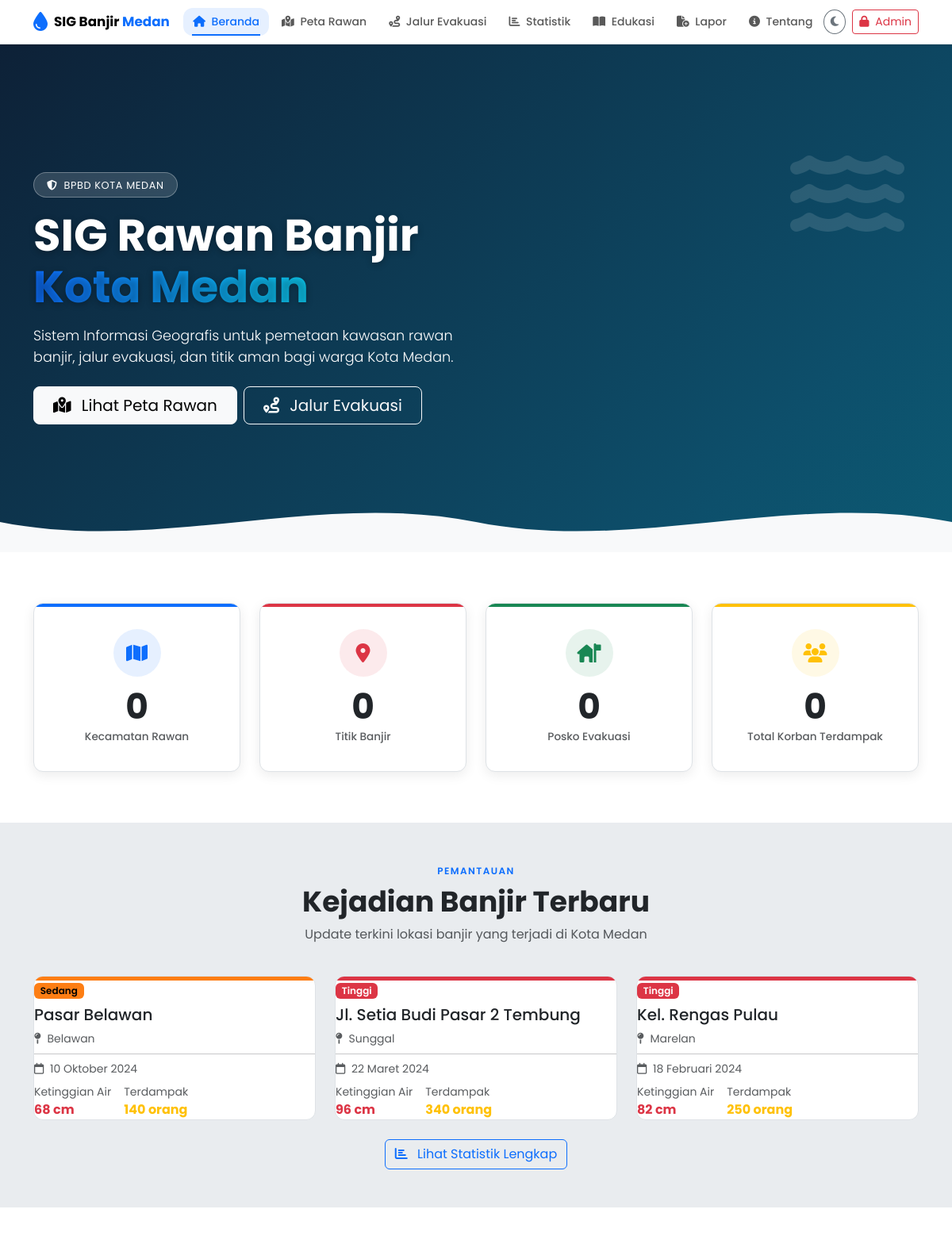
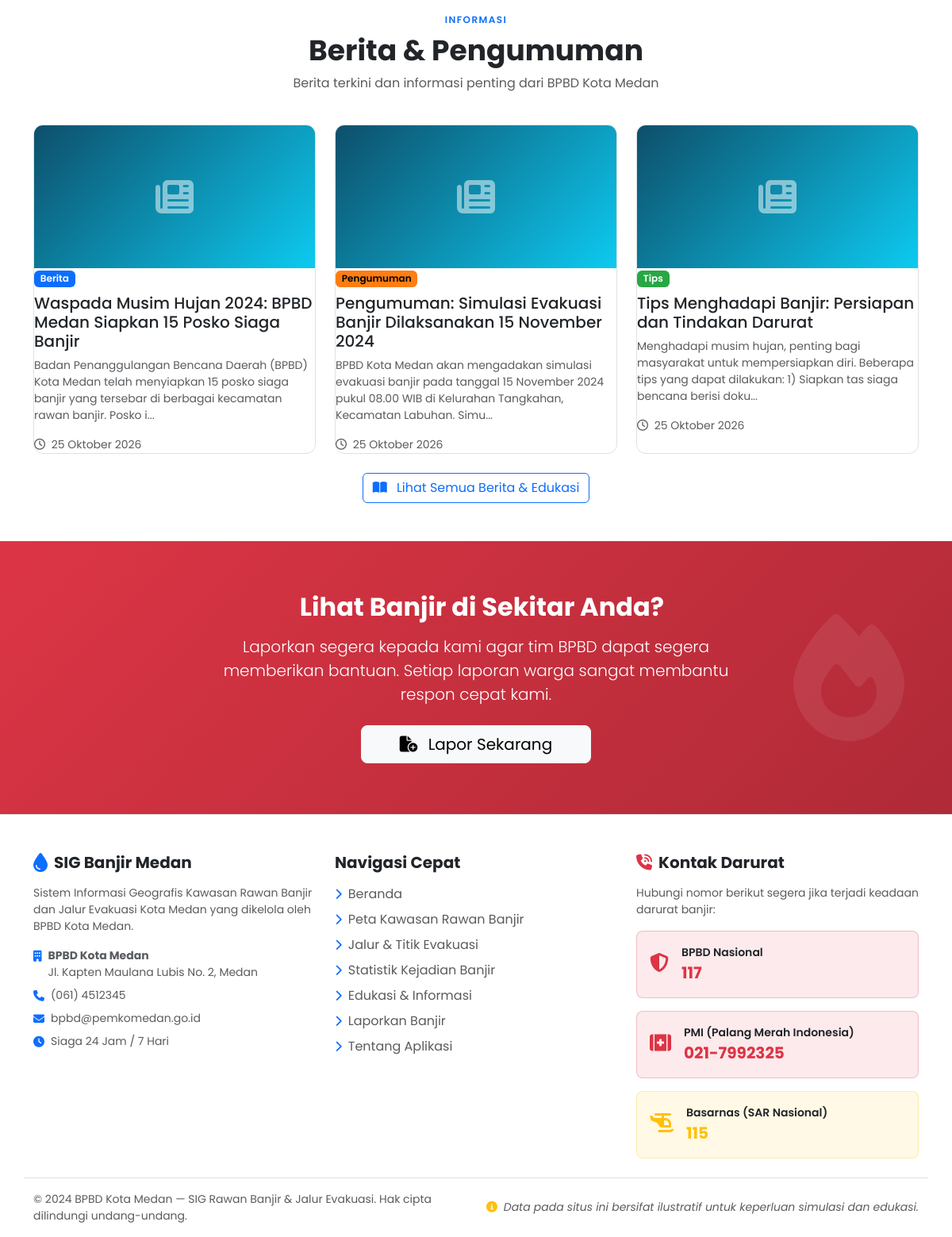
The page / on the database its author committed (2 pictures, top to bottom).
### tables this page shows
CREATE TABLE kejadian_banjir (
  id INT PRIMARY KEY AUTO_INCREMENT,
  lokasi_id INT,
  tanggal DATE NOT NULL,
  ketinggian_cm INT DEFAULT 0,
  durasi_jam DECIMAL(5,1) DEFAULT 0,
  korban_terdampak INT DEFAULT 0,
  keterangan TEXT,
  created_at TIMESTAMP DEFAULT CURRENT_TIMESTAMP,
  FOREIGN KEY (lokasi_id) REFERENCES lokasi_rawan(id) ON DELETE SET NULL,
  INDEX idx_lokasi (lokasi_id),
  INDEX idx_tanggal (tanggal)
);

CREATE TABLE lokasi_rawan (
  id INT PRIMARY KEY AUTO_INCREMENT,
  nama VARCHAR(200) NOT NULL,
  kecamatan_id INT,
  kelurahan_id INT,
  latitude DECIMAL(10,8) NOT NULL,
  longitude DECIMAL(11,8) NOT NULL,
  geojson TEXT,
  tingkat ENUM('rendah','sedang','tinggi') NOT NULL DEFAULT 'rendah',
  ketinggian_air_cm INT DEFAULT 0,
  penyebab VARCHAR(255),
  keterangan TEXT,
  status ENUM('aktif','nonaktif') DEFAULT 'aktif',
  created_at TIMESTAMP DEFAULT CURRENT_TIMESTAMP,
  FOREIGN KEY (kecamatan_id) REFERENCES kecamatan(id) ON DELETE SET NULL,
  FOREIGN KEY (kelurahan_id) REFERENCES kelurahan(id) ON DELETE SET NULL,
  INDEX idx_kecamatan (kecamatan_id),
  INDEX idx_tingkat (tingkat),
  INDEX idx_status (status)
);

CREATE TABLE kecamatan (
  id INT PRIMARY KEY AUTO_INCREMENT,
  nama VARCHAR(100) NOT NULL,
  kode VARCHAR(20)
);

CREATE TABLE berita (
  id INT PRIMARY KEY AUTO_INCREMENT,
  judul VARCHAR(255) NOT NULL,
  slug VARCHAR(255) UNIQUE NOT NULL,
  konten TEXT,
  gambar VARCHAR(255),
  kategori ENUM('berita','pengumuman','tips') DEFAULT 'berita',
  status ENUM('draft','published') DEFAULT 'published',
  created_at TIMESTAMP DEFAULT CURRENT_TIMESTAMP,
  INDEX idx_status (status),
  INDEX idx_kategori (kategori)
);

### includes/functions.php (called while the page is built, shortened)
<?php
function formatDate(string $date, string $format = 'd F Y'): string {
    $bulanIndo = [
        1 => 'Januari', 'Februari', 'Maret', 'April', 'Mei', 'Juni',
        'Juli', 'Agustus', 'September', 'Oktober', 'November', 'Desember'
    ];
    $hariIndo = [
        'Sunday'    => 'Minggu',
        'Monday'    => 'Senin',
        'Tuesday'   => 'Selasa',
        'Wednesday' => 'Rabu',
        'Thursday'  => 'Kamis',
        'Friday'    => 'Jumat',
        'Saturday'  => 'Sabtu'
    ];
    $timestamp = is_numeric($date) ? $date : strtotime($date);
    $tanggal = date('j', $timestamp);
    $bulan = $bulanIndo[(int)date('n', $timestamp)];
    $tahun = date('Y', $timestamp);
    $hari = $hariIndo[date('l', $timestamp)];
    if ($format === 'd F Y') {
        return $tanggal . ' ' . $bulan . ' ' . $tahun;
    } elseif ($format === 'l, d F Y') {
        return $hari . ', ' . $tanggal . ' ' . $bulan . ' ' . $tahun;
    } elseif ($format === 'd/m/Y') {
        return date('d/m/Y', $timestamp);
    } else {
        return date($format, $timestamp);
    }
}

### index.php (the view, shortened to what this page needs)
<?php
require_once __DIR__ . '/includes/functions.php';
$statKecamatan = 0;
$statTitikBanjir = 0;
$statPoskoEvakuasi = 0;
$statKorbanTerdampak = 0;
$kejadianTerbaru = [];
$beritaTerbaru = [];
try {
    $pdo = getDB();
    $stmt = $pdo->query("
        SELECT COUNT(DISTINCT kecamatan_id) AS total
        FROM lokasi_rawan
        WHERE status = 'aktif' AND kecamatan_id IS NOT NULL
    ");
    $row = $stmt->fetch();
    $statKecamatan = (int)($row['total'] ?? 0);
    $stmt = $pdo->query("
        SELECT COUNT(*) AS total
        FROM lokasi_rawan
        WHERE status = 'aktif'
    ");
    $row = $stmt->fetch();
    $statTitikBanjir = (int)($row['total'] ?? 0);
    $stmt = $pdo->query("
        SELECT COUNT(*) AS total
        FROM titik_evakuasi
        WHERE status = 'aktif'
    ");
    $row = $stmt->fetch();
    $statPoskoEvakuasi = (int)($row['total'] ?? 0);
    $stmt = $pdo->query("
        SELECT SUM(korban_terdampak) AS total
        FROM kejadian_banjir
    ");
    $row = $stmt->fetch();
    $statKorbanTerdampak = (int)($row['total'] ?? 0);
    $stmt = $pdo->query("
        SELECT
            kb.id,
            kb.tanggal,
            kb.ketinggian_cm,
            kb.durasi_jam,
            kb.korban_terdampak,
            kb.keterangan,
            lr.nama AS nama_lokasi,
            lr.tingkat,
            k.nama AS nama_kecamatan
        FROM kejadian_banjir kb
        LEFT JOIN lokasi_rawan lr ON lr.id = kb.lokasi_id
        LEFT JOIN kecamatan k ON k.id = lr.kecamatan_id
        ORDER BY kb.tanggal DESC, kb.created_at DESC
        LIMIT 3
    ");
    $kejadianTerbaru = $stmt->fetchAll();
    $stmt = $pdo->query("
        SELECT
            id,
            judul,
            slug,
            SUBSTRING(konten, 1, 150) AS konten_preview,
            gambar,
            kategori,
            created_at
        FROM berita
        WHERE status = 'published'
        ORDER BY created_at DESC
        LIMIT 3
    ");
    $beritaTerbaru = $stmt->fetchAll();
} catch (PDOException $e) {
    error_log('Database error di index.php: ' . $e->getMessage());
}
include __DIR__ . '/includes/header.php';
?>
<section class="hero-section">
    <div class="container position-relative" data-aos="fade-up">
        <div class="row align-items-center">
            <div class="col-lg-7 col-md-8 text-center text-md-start">
                <div class="hero-badge" data-aos="fade-up" data-aos-delay="100">
                    <i class="fa-solid fa-shield-halved me-1"></i>
                    BPBD Kota Medan
                </div>
                <h1 class="mb-3" data-aos="fade-up" data-aos-delay="200">
                    SIG Rawan Banjir<br>
                    <span class="text-gradient-blue">Kota Medan</span>
                </h1>
                <p class="lead mb-4" data-aos="fade-up" data-aos-delay="300">
                    Sistem Informasi Geografis untuk pemetaan kawasan rawan banjir,
                    jalur evakuasi, dan titik aman bagi warga Kota Medan.
                </p>
                <div class="d-flex gap-2 flex-wrap justify-content-center justify-content-md-start"
                     data-aos="fade-up" data-aos-delay="400">
                    <a href="peta.php" class="btn btn-light btn-lg px-4">
                        <i class="fa-solid fa-map-location-dot me-2"></i>
                        Lihat Peta Rawan
                    </a>
                    <a href="evakuasi.php" class="btn btn-outline-light btn-lg px-4">
                        <i class="fa-solid fa-route me-2"></i>
                        Jalur Evakuasi
                    </a>
                </div>
            </div>
        </div>
    </div>
    <div class="hero-floating-icon">
        <i class="fa-solid fa-water"></i>
    </div>
</section>
<section class="stats-section">
    <div class="container">
        <div class="row g-4">
            <div class="col-lg-3 col-md-6" data-aos="fade-up" data-aos-delay="0">
                <div class="stat-card stat-kecamatan">
                    <div class="stat-icon bg-primary bg-opacity-10 text-primary">
                        <i class="fa-solid fa-map"></i>
                    </div>
                    <span class="stat-number counter-animate" data-target="<?= htmlspecialchars((string)$statKecamatan, ENT_QUOTES, 'UTF-8') ?>">
                        0
                    </span>
                    <div class="stat-label">Kecamatan Rawan</div>
                </div>
            </div>
            <div class="col-lg-3 col-md-6" data-aos="fade-up" data-aos-delay="100">
                <div class="stat-card stat-titik">
                    <div class="stat-icon bg-danger bg-opacity-10 text-danger">
                        <i class="fa-solid fa-location-dot"></i>
                    </div>
                    <span class="stat-number counter-animate" data-target="<?= htmlspecialchars((string)$statTitikBanjir, ENT_QUOTES, 'UTF-8') ?>">
                        0
                    </span>
                    <div class="stat-label">Titik Banjir</div>
                </div>
            </div>
            <div class="col-lg-3 col-md-6" data-aos="fade-up" data-aos-delay="200">
                <div class="stat-card stat-posko">
                    <div class="stat-icon bg-success bg-opacity-10 text-success">
                        <i class="fa-solid fa-house-flag"></i>
                    </div>
                    <span class="stat-number counter-animate" data-target="<?= htmlspecialchars((string)$statPoskoEvakuasi, ENT_QUOTES, 'UTF-8') ?>">
                        0
                    </span>
                    <div class="stat-label">Posko Evakuasi</div>
                </div>
            </div>
            <div class="col-lg-3 col-md-6" data-aos="fade-up" data-aos-delay="300">
                <div class="stat-card stat-korban">
                    <div class="stat-icon bg-warning bg-opacity-10 text-warning">
                        <i class="fa-solid fa-users"></i>
                    </div>
                    <span class="stat-number counter-animate" data-target="<?= htmlspecialchars((string)$statKorbanTerdampak, ENT_QUOTES, 'UTF-8') ?>">
                        0
                    </span>
                    <div class="stat-label">Total Korban Terdampak</div>
                </div>
            </div>
        </div>
    </div>
</section>
<section class="py-5 bg-body-secondary">
    <div class="container">
        <div class="section-heading" data-aos="fade-up">
            <div class="section-label">Pemantauan</div>
            <h2>Kejadian Banjir Terbaru</h2>
            <p>Update terkini lokasi banjir yang terjadi di Kota Medan</p>
        </div>
        <div class="row g-4">
            <?php if (!empty($kejadianTerbaru)): ?>
                <?php foreach ($kejadianTerbaru as $index => $kejadian): ?>
                    <?php
                        $tingkat = htmlspecialchars($kejadian['tingkat'] ?? 'rendah', ENT_QUOTES, 'UTF-8');
                        $badgeClass = 'badge-tingkat-' . $tingkat;
                        $delay = $index * 100;
                    ?>
                    <div class="col-lg-4 col-md-6" data-aos="fade-up" data-aos-delay="<?= $delay ?>">
                        <div class="kejadian-card tingkat-<?= $tingkat ?>">
                            <div class="card-header-band"></div>
                            <div class="card-body">
                                <span class="badge <?= $badgeClass ?> mb-2">
                                    <?= ucfirst($tingkat) ?>
                                </span>
                                <h5 class="card-title mb-2">
                                    <?= htmlspecialchars($kejadian['nama_lokasi'] ?? 'Lokasi Tidak Diketahui', ENT_QUOTES, 'UTF-8') ?>
                                </h5>
                                <p class="text-muted small mb-2">
                                    <i class="fa-solid fa-map-pin me-1"></i>
                                    <?= htmlspecialchars($kejadian['nama_kecamatan'] ?? '-', ENT_QUOTES, 'UTF-8') ?>
                                </p>
                                <hr class="my-2">
                                <div class="d-flex justify-content-between align-items-center mb-2">
                                    <small class="text-muted">
                                        <i class="fa-regular fa-calendar me-1"></i>
                                        <?= htmlspecialchars(formatDate($kejadian['tanggal'], 'd F Y'), ENT_QUOTES, 'UTF-8') ?>
                                    </small>
                                </div>
                                <div class="d-flex gap-3">
                                    <div>
                                        <small class="text-muted d-block">Ketinggian Air</small>
                                        <strong class="text-danger">
                                            <?= htmlspecialchars((string)($kejadian['ketinggian_cm'] ?? 0), ENT_QUOTES, 'UTF-8') ?> cm
                                        </strong>
                                    </div>
                                    <div>
                                        <small class="text-muted d-block">Terdampak</small>
                                        <strong class="text-warning">
                                            <?= htmlspecialchars(number_format($kejadian['korban_terdampak'] ?? 0, 0, ',', '.'), ENT_QUOTES, 'UTF-8') ?> orang
                                        </strong>
                                    </div>
                                </div>
                            </div>
                        </div>
                    </div>
                <?php endforeach; ?>
            <?php endif; ?>
        </div>
        <div class="text-center mt-4" data-aos="fade-up">
            <a href="statistik.php" class="btn btn-outline-primary">
                <i class="fa-solid fa-chart-bar me-2"></i>
                Lihat Statistik Lengkap
            </a>
        </div>
    </div>
</section>
<section class="py-5">
    <div class="container">
        <div class="section-heading" data-aos="fade-up">
            <div class="section-label">Informasi</div>
            <h2>Berita &amp; Pengumuman</h2>
            <p>Berita terkini dan informasi penting dari BPBD Kota Medan</p>
        </div>
        <div class="row g-4">
            <?php if (!empty($beritaTerbaru)): ?>
                <?php foreach ($beritaTerbaru as $index => $berita): ?>
                    <?php
                        $kategori = htmlspecialchars($berita['kategori'] ?? 'berita', ENT_QUOTES, 'UTF-8');
                        $badgeKategori = 'badge-kategori-' . $kategori;
                        $delay = $index * 100;
                    ?>
                    <div class="col-lg-4 col-md-6" data-aos="fade-up" data-aos-delay="<?= $delay ?>">
                        <div class="berita-card">
                            <?php if (!empty($berita['gambar'])): ?>
                                <img src="uploads/<?= htmlspecialchars($berita['gambar'], ENT_QUOTES, 'UTF-8') ?>"
                                     class="card-img-top"
                                     alt="<?= htmlspecialchars($berita['judul'], ENT_QUOTES, 'UTF-8') ?>"
                                     style="height: 180px; object-fit: cover;">
                            <?php else: ?>
                                <div class="berita-img-placeholder">
                                    <i class="fa-solid fa-newspaper"></i>
                                </div>
                            <?php endif; ?>
                            <div class="card-body">
                                <span class="badge <?= $badgeKategori ?> mb-2">
                                    <?= ucfirst($kategori) ?>
                                </span>
                                <h5 class="card-title mb-2">
                                    <?= htmlspecialchars($berita['judul'], ENT_QUOTES, 'UTF-8') ?>
                                </h5>
                                <p class="card-text text-muted small">
                                    <?= htmlspecialchars($berita['konten_preview'], ENT_QUOTES, 'UTF-8') ?>...
                                </p>
                                <p class="text-muted small mb-0">
                                    <i class="fa-regular fa-clock me-1"></i>
                                    <?= htmlspecialchars(formatDate($berita['created_at'], 'd F Y'), ENT_QUOTES, 'UTF-8') ?>
                                </p>
                            </div>
                        </div>
                    </div>
                <?php endforeach; ?>
            <?php endif; ?>
        </div>
        <div class="text-center mt-4" data-aos="fade-up">
            <a href="edukasi.php" class="btn btn-outline-primary">
                <i class="fa-solid fa-book-open me-2"></i>
                Lihat Semua Berita &amp; Edukasi
            </a>
        </div>
    </div>
</section>
<section class="cta-section" data-aos="fade-up">
    <div class="container position-relative">
        <div class="row justify-content-center text-center">
            <div class="col-lg-7">
                <h2 class="mb-3 fw-bold">
                    Lihat Banjir di Sekitar Anda?
                </h2>
                <p class="lead mb-4">
                    Laporkan segera kepada kami agar tim BPBD dapat segera memberikan bantuan.
                    Setiap laporan warga sangat membantu respon cepat kami.
                </p>
                <a href="laporan.php" class="btn btn-light btn-lg px-5">
                    <i class="fa-solid fa-file-circle-plus me-2"></i>
                    Lapor Sekarang
                </a>
            </div>
        </div>
    </div>
</section>
<?php
include __DIR__ . '/includes/footer.php';
?>

### rows shown on the page
kejadian_banjir: lokasi.tingkat "Sedang", lokasi.nama "Pasar Belawan", kecamatan.nama "Belawan", tanggal "10 Oktober 2024", ketinggian_cm "68", korban_terdampak "140"
kejadian_banjir: lokasi.tingkat "Tinggi", lokasi.nama "Jl. Setia Budi Pasar 2 Tembung", kecamatan.nama "Sunggal", tanggal "22 Maret 2024", ketinggian_cm "96", korban_terdampak "340"
kejadian_banjir: lokasi.tingkat "Tinggi", lokasi.nama "Kel. Rengas Pulau", kecamatan.nama "Marelan", tanggal "18 Februari 2024", ketinggian_cm "82", korban_terdampak "250"
berita: kategori "Berita", judul "Waspada Musim Hujan 2024: BPBD Medan Siapkan 15 Posko Siaga Banjir", konten_preview "Badan Penanggulangan Bencana Daerah (BPBD) Kota Medan telah menyiapkan 15 posko siaga banjir yang tersebar di berbagai kecamatan rawan banjir. Posko i", created_at "25 Oktober 2026"
berita: kategori "Pengumuman", judul "Pengumuman: Simulasi Evakuasi Banjir Dilaksanakan 15 November 2024", konten_preview "BPBD Kota Medan akan mengadakan simulasi evakuasi banjir pada tanggal 15 November 2024 pukul 08.00 WIB di Kelurahan Tangkahan, Kecamatan Labuhan. Simu", created_at "25 Oktober 2026"
berita: kategori "Tips", judul "Tips Menghadapi Banjir: Persiapan dan Tindakan Darurat", konten_preview "Menghadapi musim hujan, penting bagi masyarakat untuk mempersiapkan diri. Beberapa tips yang dapat dilakukan: 1) Siapkan tas siaga bencana berisi doku", created_at "25 Oktober 2026"
